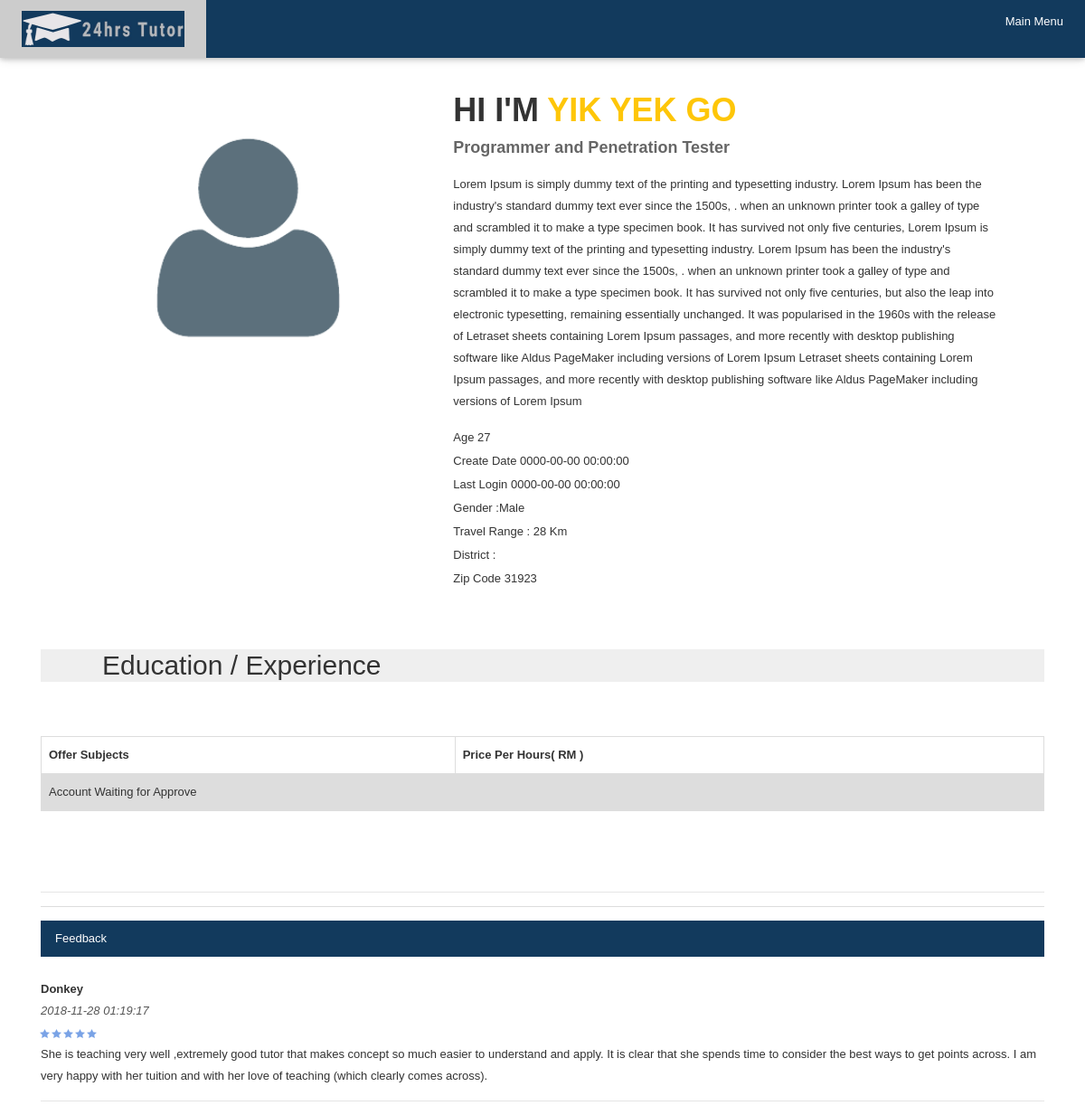
The app's page /24t/profile.php?profile=34 (signed in) with its own data.
### tables this page shows
CREATE TABLE `tutor` (
  `tutor_id` int(100) NOT NULL,
  `t_fname` varchar(50) NOT NULL,
  `t_lname` varchar(50) NOT NULL,
  `t_email` varchar(100) NOT NULL,
  `t_usrn` varchar(20) NOT NULL,
  `t_pass` varchar(50) NOT NULL,
  `t_hash` int(32) NOT NULL,
  `t_active` tinyint(1) NOT NULL,
  `t_travel` int(2) NOT NULL,
  `t_zip` int(5) NOT NULL,
  `t_addr` varchar(100) NOT NULL,
  `t_profilepic` varchar(20) NOT NULL,
  `t_gender` enum('M','F') NOT NULL,
  `t_intro` text NOT NULL,
  `t_job` varchar(50) NOT NULL,
  `t_birthdate` date NOT NULL,
  `t_qualifications` varchar(50) NOT NULL,
  `t_officialcheck` tinyint(1) NOT NULL,
  `t_registerdate` timestamp NOT NULL DEFAULT CURRENT_TIMESTAMP ON UPDATE CURRENT_TIMESTAMP,
  `t_lastin` timestamp NOT NULL DEFAULT '0000-00-00 00:00:00'
);

CREATE TABLE `rating` (
  `rating_id` int(100) NOT NULL,
  `stud_id` int(100) NOT NULL,
  `r_stud_firstname` varchar(50) NOT NULL,
  `r_message` text NOT NULL,
  `r_stars` int(1) NOT NULL,
  `r_datetime` datetime NOT NULL,
  `tutor_id` int(100) NOT NULL
);

### 24t/profile.php (the view, shortened to what this page needs)
<?php
 require_once('db.php');
 $target_path   = 'uploads/';
if ( isset($_GET['profile']) )
{
  try {
  if ( !isset($_GET['stud']) ) {
       $stmt_tutor = $conn->prepare("SELECT * FROM tutor WHERE tutor_id=:id");
       $stmt_tutor->bindParam(':id', $_GET['profile'], PDO::PARAM_STR);
       $stmt_tutor->execute();
       $results1 = $stmt_tutor->fetch(PDO::FETCH_ASSOC);
       $res = $results1['t_zip'];
       $res2 = $results1['t_district'];
       $res3 = $results1['t_profilepic'];
       $resName = $results1['t_fname'].' '.$results1['t_lname'];
       $resTravel = $results1['t_travel'];
       $resGend = $results1['t_gender'];
       $resIntro = $results1['t_intro'];
       $resBirthd = $results1['t_birthdate'];
       $resCreate = $results1['t_registerdate'];
       $resLastin = $results1['t_lastin'];
       $resJob = $results1['t_job'];
       $resApprove = $results1['t_officialcheck'];
       $find =$target_path.$results1['t_profilepic'];
       if ($res3 =="" || !file_exists( $find )){
         $res3 = "default.png";
       }
                    $today = date("Y-m-d");
                    $diff = date_diff(date_create($resBirthd), date_create($today));
                    $age = $diff->format('%y');
        $query3 = $conn->prepare('SELECT * FROM `rating` WHERE `tutor_id` =:id  AND r_stars !=0');
        $query3->bindParam(':id', $_GET['profile'], PDO::PARAM_INT);
        $query3->execute();
        $countrating = $query3->rowCount();
        $resultrating = $query3->fetchAll();
   }
            }
            catch(PDOException $e){
              {
                echo "Error: " . $e->getMessage();
              }
            }
 }
else
{
  echo "<h1>no such results</h1>";
}
?>
<!DOCTYPE html>
<html lang="en">
    <head><link rel="icon" href="uploads/24t.jpeg" type="image/gif" sizes="16x16">
        <link rel="stylesheet" href="css/w3_2.css">
        <link href="https://cdnjs.cloudflare.com/ajax/libs/MaterialDesign-Webfont/2.8.94/css/materialdesignicons.css" rel="stylesheet">
        <link href="https://stackpath.bootstrapcdn.com/bootstrap/4.1.3/css/bootstrap.min.css" rel="stylesheet">
        <link href="https://cdnjs.cloudflare.com/ajax/libs/OwlCarousel2/2.3.4/assets/owl.carousel.css" rel="stylesheet">
    </head>
    <body>
        <div class="w3-top">
  <div class="w3-bar w3-blue w3-card">
    <a href="map4.php" class="w3-bar-item w3-button w3-padding-large"><img src="24hrs2.png" style="width:180px; height:40px" title="24hrs Tutor" alt="24hrs Tutor"></a>
    <div class="topnav">
    <div class="login-container w3-hide-small">
    <form action="">
       <?php
       if(isset($_SESSION["username1"]) && isset($_SESSION["identity"]) && $_SESSION["actype"])
        {
          echo "<a href='login_success.php' class='w3-bar-item w3-button w3-padding-large w3-hide-small'>Main Menu</a>";
        }
       ?>
    </form>
  </div></div>
    </div>
  </div>
        <div class="container main_container">
            <div class="content_inner_bg row m0">
                <section class="about_person_area pad" id="about">
                    <div class="row">
                        <div class="col-md-5">
                            <div class="person_img">
                                <img src="uploads/<?php echo $res3;?>" style="width:612px;height:400;" alt="">
                            </div>
                        </div>
                        <div class="col-md-7">
                            <div class="row person_details">
                                <h3>Hi I'm <span><?php echo $resName;?></span></h3><br>
                                <h4><?php if ($resJob != "None"){echo $resJob;}?></h4>
                                <p><pre>                         </pre><?php echo $resIntro;?></p>
                                <div class="person_information">
                                    <ul>
                                        <li><a href="#">Age</a><?php echo "   ".$age;?></li>
                                         <li><a href="#">Create Date</a><?php echo "   ".$resCreate ;?></li>
                                         <li><a href="#">Last Login</a><?php echo "   ".$resLastin ;?></li>
                                        <?php
                                        switch($resGend)
                                        {
                                          case "M": $redir = "ale"; break;
                                        }echo "<li><a href='#'>Gender :</a>$resGend$redir</li>";?>
                                        <li><a href="#">Travel Range :</a><?php echo "   ".$resTravel." Km";?></li>
                                        <li><a href="#">District :</a><?php echo "   ".$res2;?></li>
                                        <li><a href="#">Zip Code</a><?php echo "   ".$res;?></li>
                                    </ul>
                                </div>
                              </div>
                            </div>
                          </div>
                </section>
                <section class="education_area pad" id="education">
                    <div class="main_title">
                        <?php
                        if (!isset($_GET['stud'])){
                        echo "<h2>Education / Experience</h2>";
                        }
                        ?>
                    </div>
                      </div>
                <?php if (!isset($_GET['stud'])){
                  echo "
                <div id='myDIV' display= 'block'>
					      <table>
                    <tr>
                      <th>Offer Subjects</th>
                      <th>Price Per Hours( RM )</th>
                    </tr>";
                    if ($resApprove != "1"){
                      echo '<center><tr>
                            <td colspan="2">Account Waiting for Approve</td>
                            </tr></center>';
                    }
                   }
                    echo "</table>";
				        echo "</div>";
                ?>
                <br>
              <hr>
                <?php
                if (!isset($_GET['stud'])){
                            echo ' <div class="column">
                            <div class="col-md-30">
                            <hr style="border: 0px;border-top: 1px solid #ddd; ">
                            <div itemprop="review" itemscope itemtype="http://schema.org/Review">
                              <div class="w3-bar w3-blue">
                                <a href="#" class="w3-bar-item w3-button">Feedback</a>
                              </div><br>';
                               if($countrating > 0 )
                               {
                               foreach ($resultrating as $row) {
                               $resName = $row['r_stud_firstname'];
                               $star = $row['r_stars'];
                                echo "<p><meta itemprop='author' content=''><strong> ".$resName."</strong><br />
                                      <meta itemprop='datePublished' content='".$row['r_datetime']."'><em style='color: #555;'>".$row['r_datetime']."</em><br />
                                      <meta itemprop='ratingValue' content='".$star."'></div><img style='position:relative; left:-1px;' src='uploads/star-".$star.".gif' alt='".$star."/5 Rating' /><br />
                                      <p><span itemprop='reviewBody'>".$row['r_message']."</span></p><hr>
                                      <meta itemprop='itemReviewed' content='Person'>	" ;
                               }
                            }else{
                                echo '
                                    No Rating Yet
                                ';
                            }
              }
              ?>
                    </div>
                    </div>
            </div>
    </body>
</html>

### 24t/css/w3_2.css (style rules this page uses)
html { box-sizing:border-box }
*,*:before,*:after { box-sizing:inherit }
html { -ms-text-size-adjust:100%;-webkit-text-size-adjust:100% }
body { margin:0 }
article,aside,details,figcaption,figure,footer,header,main,menu,nav,section,summary { display:block }
a { background-color:transparent;-webkit-text-decoration-skip:objects }
code,kbd,pre,samp { font-family:monospace,monospace;font-size:1em }
hr { box-sizing:content-box;height:0;overflow:visible }
html,body { font-family:Verdana,sans-serif;font-size:15px;line-height:1.5 }
html { overflow-x:hidden }
h2 { font-size:30px }
h3 { font-size:24px }
h4 { font-size:20px }
h1,h2,h3,h4,h5,h6 { font-family:"Segoe UI",Arial,sans-serif;font-weight:400;margin:10px 0 }
hr { border:0;border-top:1px solid #eee;margin:20px 0 }
.w3-btn,.w3-button { border:none;display:inline-block;padding:8px 16px;vertical-align:middle;overflow:hidden;text-decoration:none;color:inherit;background-color:inherit;text-align:center;cursor:pointer;white-space:nowrap }
.w3-btn,.w3-button { -webkit-touch-callout:none;-webkit-user-select:none;-khtml-user-select:none;-moz-user-select:none;-ms-user-select:none;user-select:none }
.w3-bar { width:100%;overflow:hidden }
.w3-bar .w3-bar-item { padding:8px 16px;float:left;width:auto;border:none;display:block;outline:0 }
.w3-bar .w3-button { white-space:normal }
.w3-container:after,.w3-container:before,.w3-panel:after,.w3-panel:before,.w3-row:after,.w3-row:before,.w3-row-padding:after,.w3-row-padding:before, .w3-cell-row:before,.w3-cell-row:after,.w3-clear:after,.w3-clear:before,.w3-bar:before,.w3-bar:after { content:"";display:table;clear:both }
.w3-top,.w3-bottom { position:fixed;width:100%;z-index:1 }
.w3-top { top:0 }
.w3-card,.w3-card-2 { box-shadow:0 2px 5px 0 rgba(0,0,0,0.16),0 2px 10px 0 rgba(0,0,0,0.12) }
.w3-padding-large { padding:12px 24px!important }
.w3-blue,.w3-hover-blue:hover { color:#fff!important;background-color:#123a5d!important }

### 24t/profile.php (style rules this page uses)
table { font-family: arial, sans-serif; border-collapse: collapse; width: 100%; }
td, th { border: 1px solid #dddddd; text-align: left; padding: 8px; }
tr:nth-child(even) { background-color: #dddddd; }
#myDIV { width: 100%; padding: 50px 0; text-align: center; margin-top: 10px; }
ul { list-style: none; margin: 0px; padding: 0px; }
a { text-decoration: none; }
.row.m0 { padding: 0px; margin: 0px; }
body { line-height: 24px; font-size: 13px; color: #333333; font-family: "Raleway", sans-serif; }
body .content_inner_bg { background: #efefef; }
body, p, h1, h2, h3, h4, h5, h6 { margin: 0px; padding: 0px; }
.pad { padding: 0px 68px; }
.about_person_area { background: #fff; margin-top: 60px; padding-top: 40px; padding-bottom: 40px; }
.about_person_area .person_img { max-width: 322px; }
.about_person_area .person_img img { max-width: 100%; }
.about_person_area .person_details { margin-left: -30px; }
.about_person_area .person_details h3 { font-size: 36px; color: #333333; text-transform: uppercase; font-family: "Raleway", sans-serif; font-weight: bold; padding-bottom: 10px; }
.about_person_area .person_details h3 span { color: #fec608; }
.about_person_area .person_details h4 { font-size: 18px; font-family: "Raleway", sans-serif; font-weight: bold; color: #666666; padding-bottom: 15px; }
.about_person_area .person_details p { font-size: 13px; line-height: 24px; color: #333333; font-family: "Raleway", sans-serif; font-weight: 400; }
.about_person_area .person_details .person_information { padding: 15px 0px 25px 0px; }
.about_person_area .person_details .person_information ul { display: inline-block; }
.about_person_area .person_details .person_information ul li a { font-size: 13px; line-height: 26px; color: #333333; font-family: "Raleway", sans-serif; }
.topnav .login-container { float: right; }

### records on screen
tutor: resName "YIK YEK GO", t_job "Programmer and Penetration Tester", t_intro "Lorem Ipsum is simply dummy text of the printing and typesetting industry. Lorem Ipsum has been the industry's standard dummy text ever since the 1500s, . when an unknown printer took a galley of type and scrambled it to make a type specimen book. It has survived not only five centuries, Lorem Ipsum is simply dummy text of the printing and typesetting industry. Lorem Ipsum has been the industry's standard dummy text ever since the 1500s, . when an unknown printer took a galley of type and scrambled it to make a type specimen book. It has survived not only five centuries, but also the leap into electronic typesetting, remaining essentially unchanged. It was popularised in the 1960s with the…", t_birthdate "27", t_registerdate "0000-00-00 00:00:00", t_lastin "0000-00-00 00:00:00", t_gender "M", t_gender "ale", t_travel "28", t_zip "31923"
rating: r_stud_firstname "Donkey", r_datetime "2018-11-28 01:19:17", r_message "She is teaching very well ,extremely good tutor that makes concept so much easier to understand and apply. It is clear that she spends time to consider the best ways to get points across. I am very happy with her tuition and with her love of teaching (which clearly comes across)."
